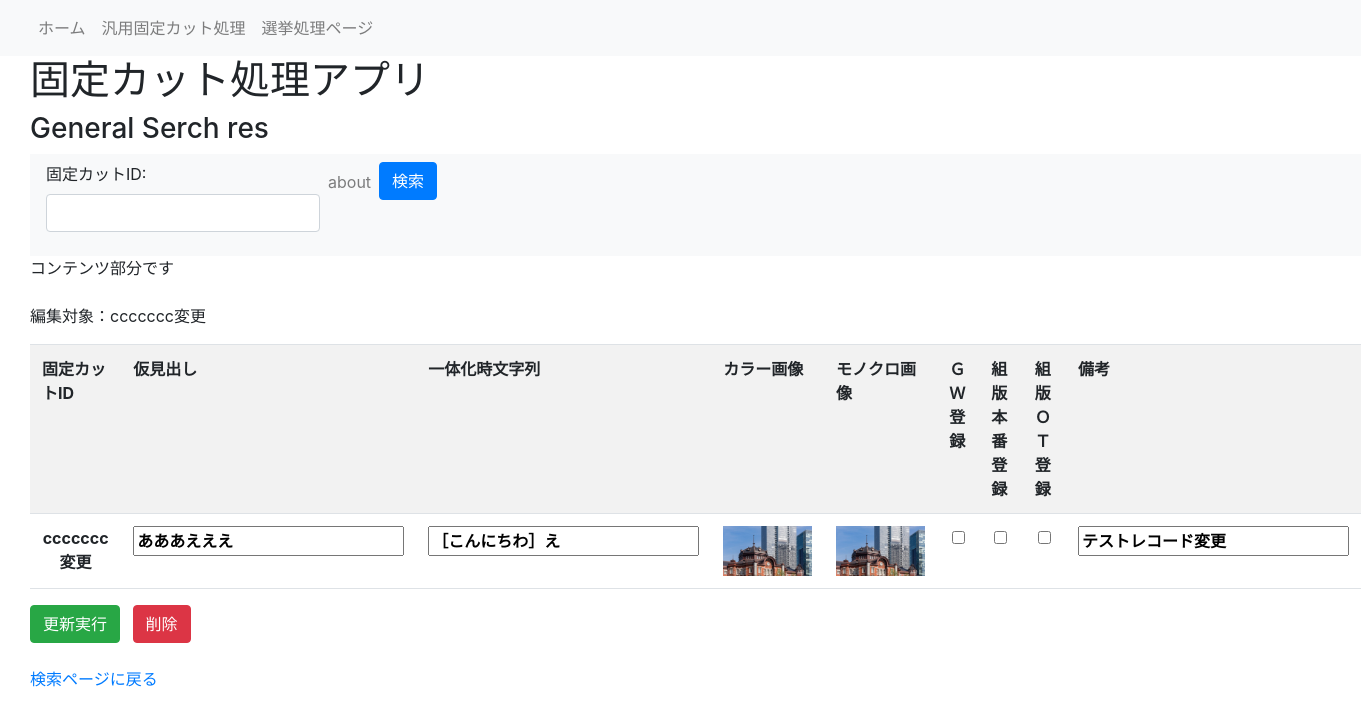
/general_detail/ccccccc変更, run on the app's committed database.
### fixedcut_app/models/fixedcut.py (models this page shows)
class FixedCut(db.Model):
    ___tablename__ = "fixedcut"
    id = db.Column(db.String(20), primary_key=True) #固定カットID
    midashi = db.Column(db.String(30)) #仮見出し
    Str = db.Column(db.String(100)) #一体化時文字列
    colorUrl = db.Column(db.String(100)) #カラー画像のURL
    monoUrl = db.Column(db.String(100)) #モノクロ画像のURL
    GWFlg = db.Column(db.Boolean, default=False) #GW登録対象
    prodFlg = db.Column(db.Boolean, default=False) #組版本番登録済みか
    OTFlg = db.Column(db.Boolean, default=False) #組版OT系登録済みか
    comment = db.Column(db.String(255)) #コメント
    created_at = db.Column(db.DateTime, nullable=False, default=datetime.now)  # 作成日時
    updated_at = db.Column(db.DateTime, nullable=False, default=datetime.now, onupdate=datetime.now)  # 更新日時

### fixedcut_app/views.py (the view, shortened to what this page needs)
@app.route('/general_detail/<string:id>', methods=['GET', 'POST'])
def general_detail(id):
    if request.method == 'GET':
        results = db.session.query(FixedCut).filter(FixedCut.id.contains(id)).all()
        print(results[0].GWFlg)
        return render_template('general_detail.html', results=results)

### fixedcut_app/views.py (called while the page is built)
@app.before_request
def log_request():
    app.logger.info("Request: %s %s from %s", request.method, request.path, request.remote_addr)

### fixedcut_app/templates/general_detail.html (shortened to what this page needs)
{% extends 'layout.html' %}
{% block header %}
<h3>General Serch res</h3>
{% endblock %}
{% block content %}
コンテンツ部分です
{% endblock %}
{% block serchbar %}
<nav class="navbar navbar-expand-lg navbar-light bg-light">
    <form class="form-group" action="senkyo-serch" method="POST">
        <ul class="navbar-nav">
            <li class="nav-item">
                <label for="ID">固定カットID:</label>
                <input name="ID" type="ID" class="form-control" id="ID">
            </li>
            <li class="nav-item">
                <a class="nav-link" href="#">about</a>
            </li>
            <li class="nav-item">
                <button type="submit" class="btn btn-primary">検索</button>
            </li>
        </ul>
    </form>
</nav>
{% endblock %}
{% block serch_result %}
 <div class="pad">
    <p>編集対象：{{results[0].id}}</p>
    <form action="/general_detail/{{ results[0].id }}" method="POST" enctype="multipart/form-data">
        <table class="table table-striped table-hover">
            <tr>
                <th>固定カットID</th>
                <th>仮見出し</th>
                <th>一体化時文字列</th>
                <th>カラー画像</th>
                <th>モノクロ画像</th>
                <th>ＧＷ登録</th>
                <th>組版本番登録</th>
                <th>組版ＯＴ登録</th>
                <th>備考</th>
            </tr>
        {% for res in results %}
        <tr>
            <td class="text-center fw-bold">{{ res.id }}</td>
            <td class="text-center"><input name="midashi" type="text" value="{{ res.midashi }}" class="fw-bold"></input></td>
            <td class="text-center"><input name="Str" type="text" value="{{ res.Str }}" class="fw-bold"></input></td>
            <td>
                {% if ".eps" in res.colorUrl %}
                <a href="/download/static/{{ res.colorUrl }}">ダウンロード</a></td>
                {% elif ".jpg" in res.colorUrl %}
                <img src="{{ url_for('static', filename=res.colorUrl) }}" height="50" alt="">
                {% elif ".jpeg" in res.colorUrl %}
                <img src="{{ url_for('static', filename=res.colorUrl) }}" height="50" alt="">
                {% elif ".svg" in res.colorUrl %}
                <img src="{{ url_for('static', filename=res.colorUrl) }}" height="50" alt="">
                {% else %}
                <p>なし</p>
                {% endif %}
            <td>
                {% if ".eps" in res.monoUrl %}
                <a href="{{ res.monoUrl }}" download="モノクロ画像.eps">ダウンロード</a>
                {% elif ".jpg" in res.monoUrl %}
                <img src="{{ url_for('static', filename=res.monoUrl) }}" height="50" alt="">
                {% elif ".jpeg" in res.monoUrl %}
                <img src="{{ url_for('static', filename=res.monoUrl) }}" height="50" alt="">
                {% elif ".svg" in res.monoUrl %}
                <img src="{{ url_for('static', filename=res.monoUrl) }}" height="50" alt="">
                {% else %}
                <p>なし</p>
                {% endif %}
            </td>
            <td class="text-center">
                {% if res.GWFlg==True %}
                <input name="GWFlg" type="checkbox" checked class="fw-bold">
                {% else %}
                <input name="GWFlg" type="checkbox" class="fw-bold">
                {% endif %}
            </td>
             <td class="text-center">
                {% if res.prodFlg==True %}
                <input name="prodFlg" type="checkbox" checked class="fw-bold">
                {% else %}
                <input name="prodFlg" type="checkbox" class="fw-bold">
                {% endif %}
            </td>
            <td class="text-center">
                {% if res.OTFlg==True %}
                <input name="OTFlg" type="checkbox" checked class="fw-bold">
                {% else %}
                <input name="OTFlg" type="checkbox" class="fw-bold">
                {% endif %}
            </td>
            <td class="text-center"><input name="comment" type="text" value="{{ res.comment }}" class="fw-bold"></input></td>
        </tr>
        {% endfor %}
    </table>
    <div class="mt-3">
        <button type="submit" class="btn btn-success me-2">更新実行</button>
        <button type="button" class="btn btn-danger" onclick="confirmDelete('{{ results[0].id }}')">削除</button>
    </div>
</form>
</div>
{% endblock %}
{% block footer %}
<div class="mt-4">
    <a href="/general">検索ページに戻る</a>
</div>
{% endblock %}

### fixedcut_app/templates/static/css/style.css (style rules this page uses)
.pad { padding-left: 30px; }

### data on the page
FixedCut: id "ccccccc変更", midashi "あああえええ", Str "［こんにちわ］え", colorUrl (picture), monoUrl (picture), comment "テストレコード変更"
